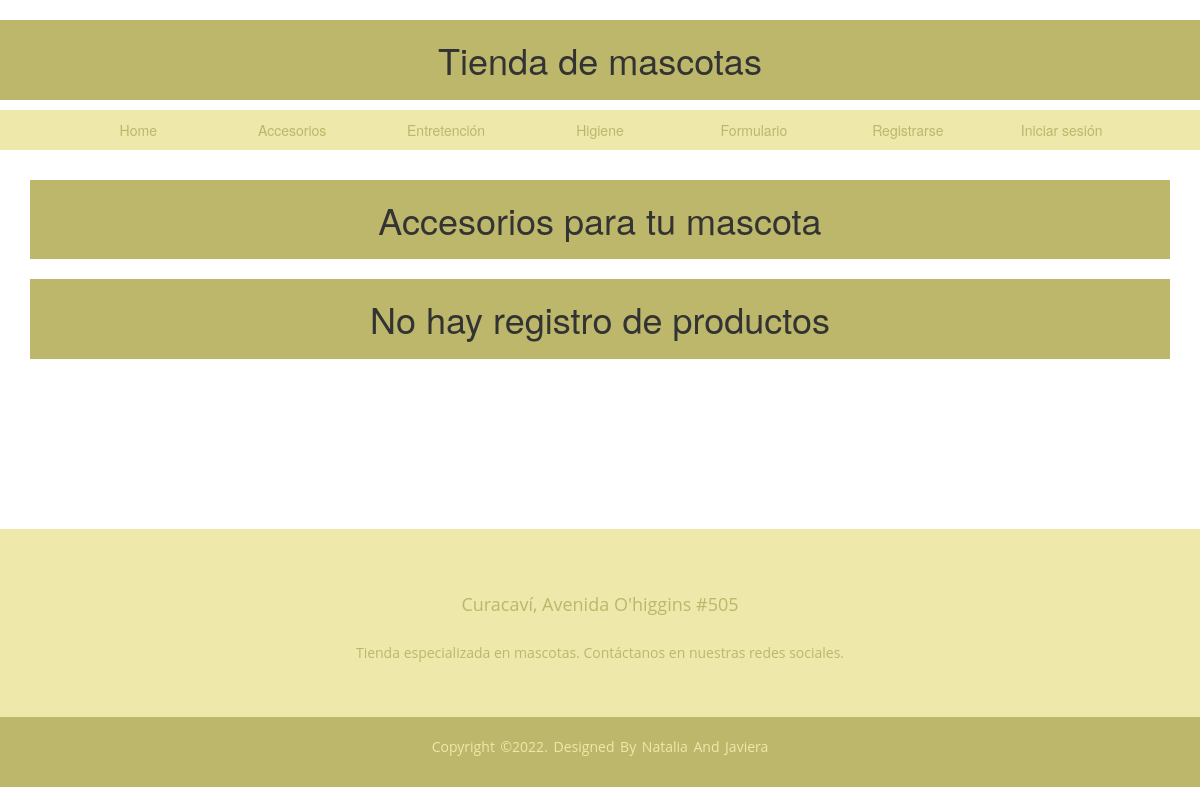
Before: /producto/productos_venta/ with the older database file.
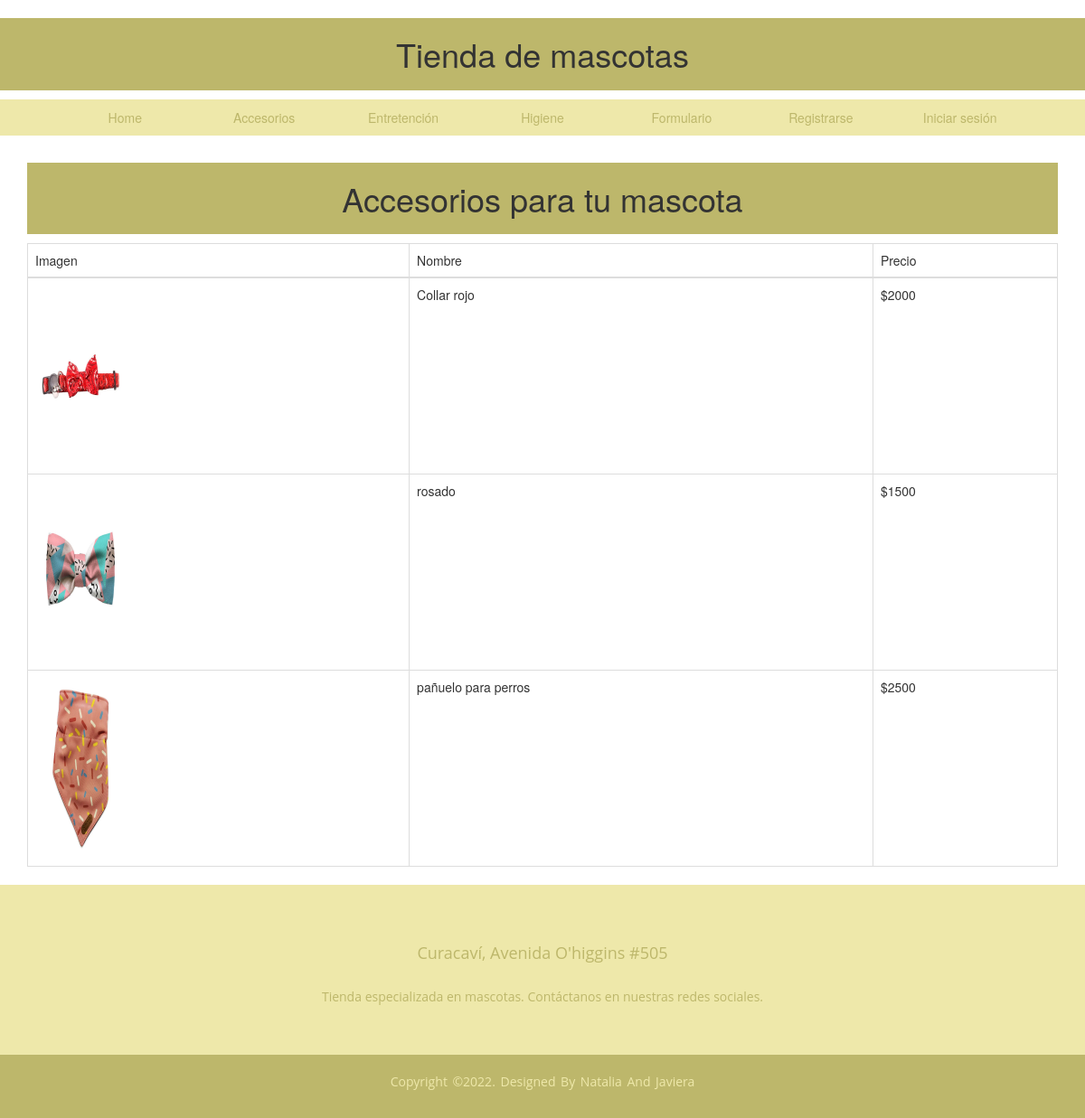
After: the same page with the newer database file.
### Producto/models.py (models this page shows, shortened)
class Producto (models.Model):
    codigo = models.CharField(max_length=15)
    nombre = models.CharField(max_length=50)
    precio = models.CharField(max_length=7)
    imagen = models.ImageField(upload_to='img')

### Producto/views.py (the view)
# urls.py: path('productos_venta/', ProdList.as_view(), name='productos_venta'),
class ProdList (ListView):
    model = Producto
    template_name = 'Producto/productos_venta.html'

### templates/Producto/productos_venta.html (shortened to what this page needs)
{% extends 'Producto/base/base.html' %}
{% load static %}
    {% block content %}
    <h1 class="display-3">Accesorios para tu mascota</h1>
{% if not object_list %}
<h1>No hay registro de productos</h1>
<br><br><br><br><br><br><br><br>
{% else %}
<table class="table table-bordered">
    <thead>
        <tr>
            <td>Imagen</td>
            <td>Nombre</td>
            <td>Precio</td>
        </tr>
    </thead>
    <tbody>
        {% for producto in object_list %}
        <tr>
            <td><img src= ../../static/img/{{ producto.imagen }} style="width: 100px;"/> </td>
            <td>{{ producto.nombre }}</td>
            <td>{{ producto.precio }}</td>
        </tr>
        {% endfor %}
    </tbody>
</table>
{% endif %}
</div>
{% endblock %}

Changed rows visible on the page:
added Producto: imagen (picture), nombre "Collar rojo", precio "$2000"
added Producto: imagen (picture), nombre "rosado", precio "$1500"
added Producto: imagen (picture), nombre "pañuelo para perros", precio "$2500"
Other visible differences:
text no longer shown: "No hay registro de productos"
text now shown: "Imagen Nombre Precio"
